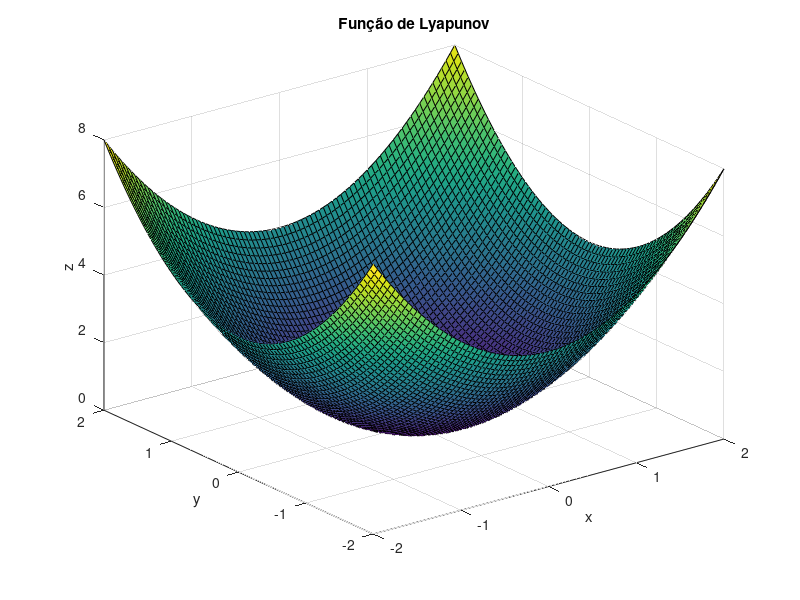

Write MATLAB code to recreate this figure.
% Defina o intervalo de valores para x e y
x = -2:0.05:2;
y = -2:0.05:2;

% Calcule o valor da função de Lyapunov para cada par de valores de x e y
[X, Y] = meshgrid(x, y);
Z = X.^2 + Y.^2;

% Plote a superfície 3D da função de Lyapunov
figure;
surf(X, Y, Z);
xlabel('x');
ylabel('y');
zlabel('z');
title('Função de Lyapunov');
